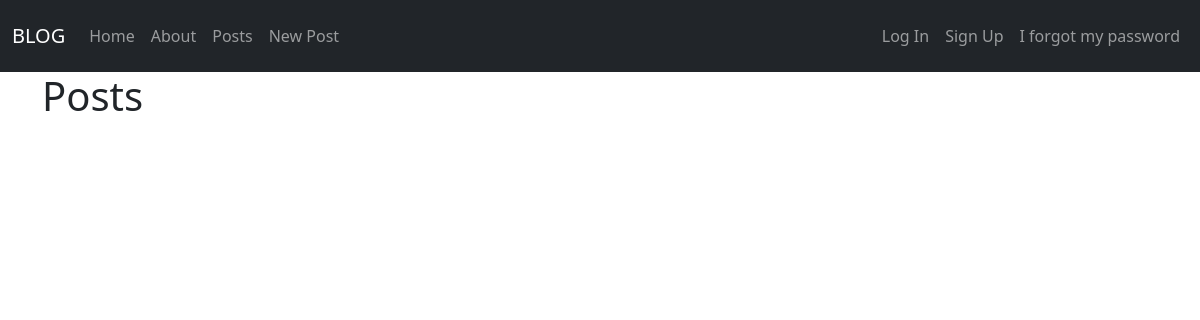
The app's page /posts/, older data.
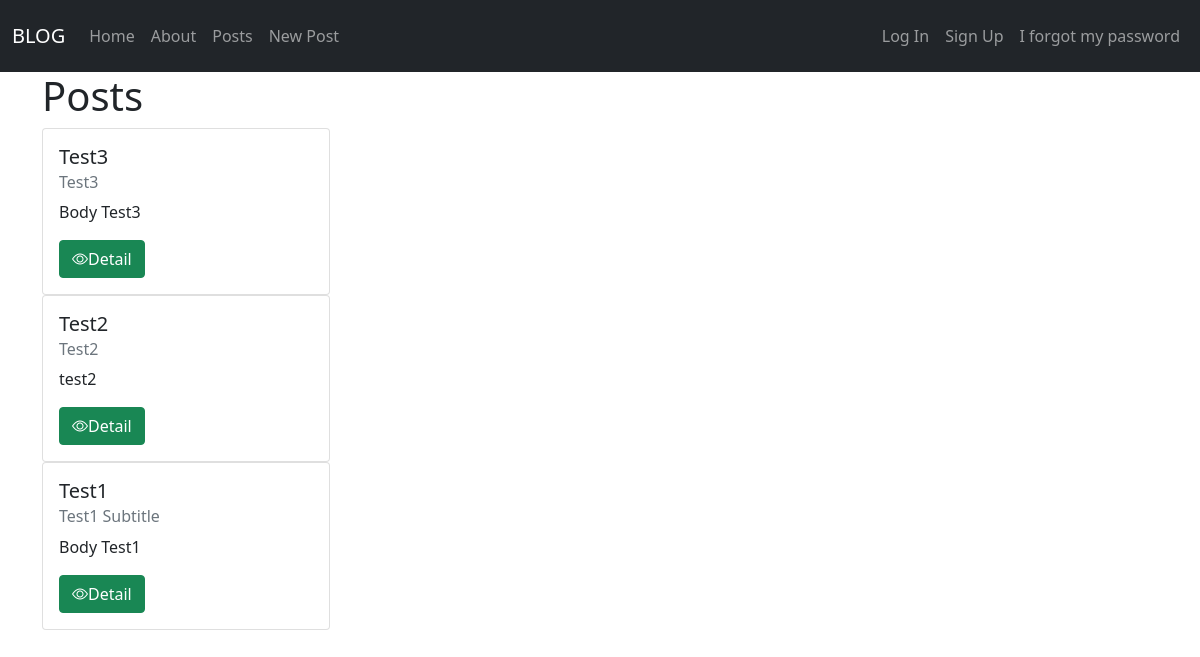
The same page, newer data.
### posts/models.py (models this page shows, shortened)
class Post(models.Model):
    title = models.CharField(max_length=264)
    subtitle = models.CharField(max_length=256)
    body = models.TextField()
    created_on = models.DateTimeField(auto_now_add=True)
    author = models.ForeignKey(
                get_user_model(),
                on_delete=models.CASCADE
    )
    status = models.ForeignKey(
                Status,
                on_delete=models.CASCADE,
                blank=True, null=True
    )

### posts/views.py (the view)
# urls.py: path("", views.PostListView.as_view(), name="list"),
class PostListView(ListView):
    template_name = "posts/list.html"
    model = Post
    def get_context_data(self, **kwargs):
        context = super().get_context_data(**kwargs)
        published_status = Status.objects.get(name="published")
        context["post_list"] = Post.objects.filter(
            status=published_status
            ).order_by("created_on").reverse()
        return context

### templates/posts/list.html (shortened to what this page needs)
{% extends 'base.html' %}
{% block content %}
<h1>Posts</h1>
<div class="">
    {% for post in post_list %}
    <div class="card" style="width: 18rem;">
        <div class="card-body">
            <h5 class="card-title">{{ post.title }}</h5>
            <h6 class="card-subtitle mb-2 text-muted">{{post.subtitle}}</h6>
            <p class="card-text">{{post.body|truncatechars:100}}</p>
            <a href="{% url 'detail' post.id %}" class="btn btn-success"><i class="bi bi-eye"></i>Detail</a>
        </div>
    </div>
    {% endfor %}
</div>
{% endblock content %}

Row changes from the older to the newer data that the page shows:
added Post: title "Test3", subtitle "Test3", body "Body Test3"
now on this page (row edited): Post: title "Test2", subtitle "Test2", body "test2"
now on this page (row edited): Post: title "Test1", subtitle "Test1 Subtitle", body "Body Test1"
